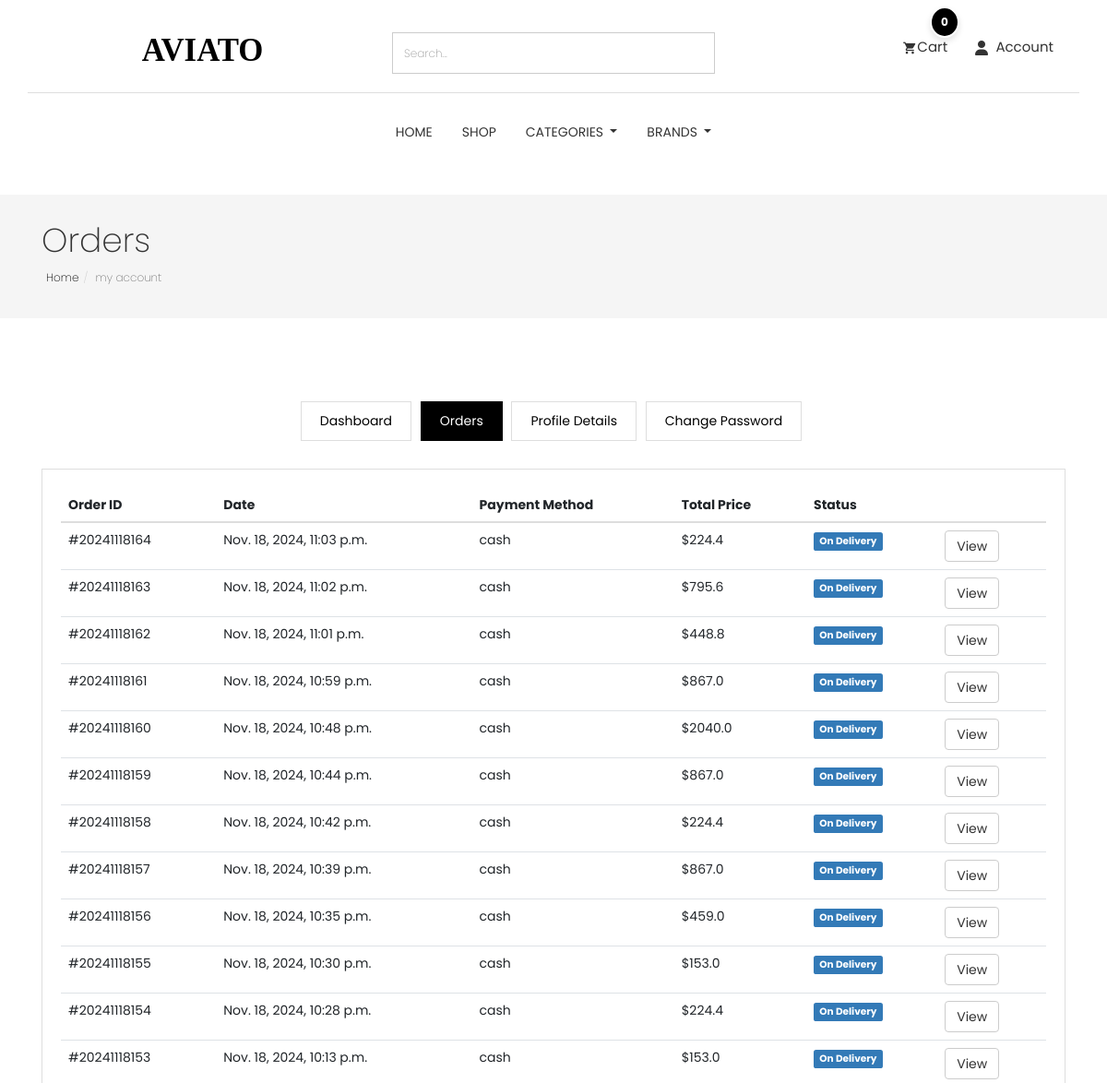
Page /accounts/orders/ (signed in, upper part) on the earlier database version.
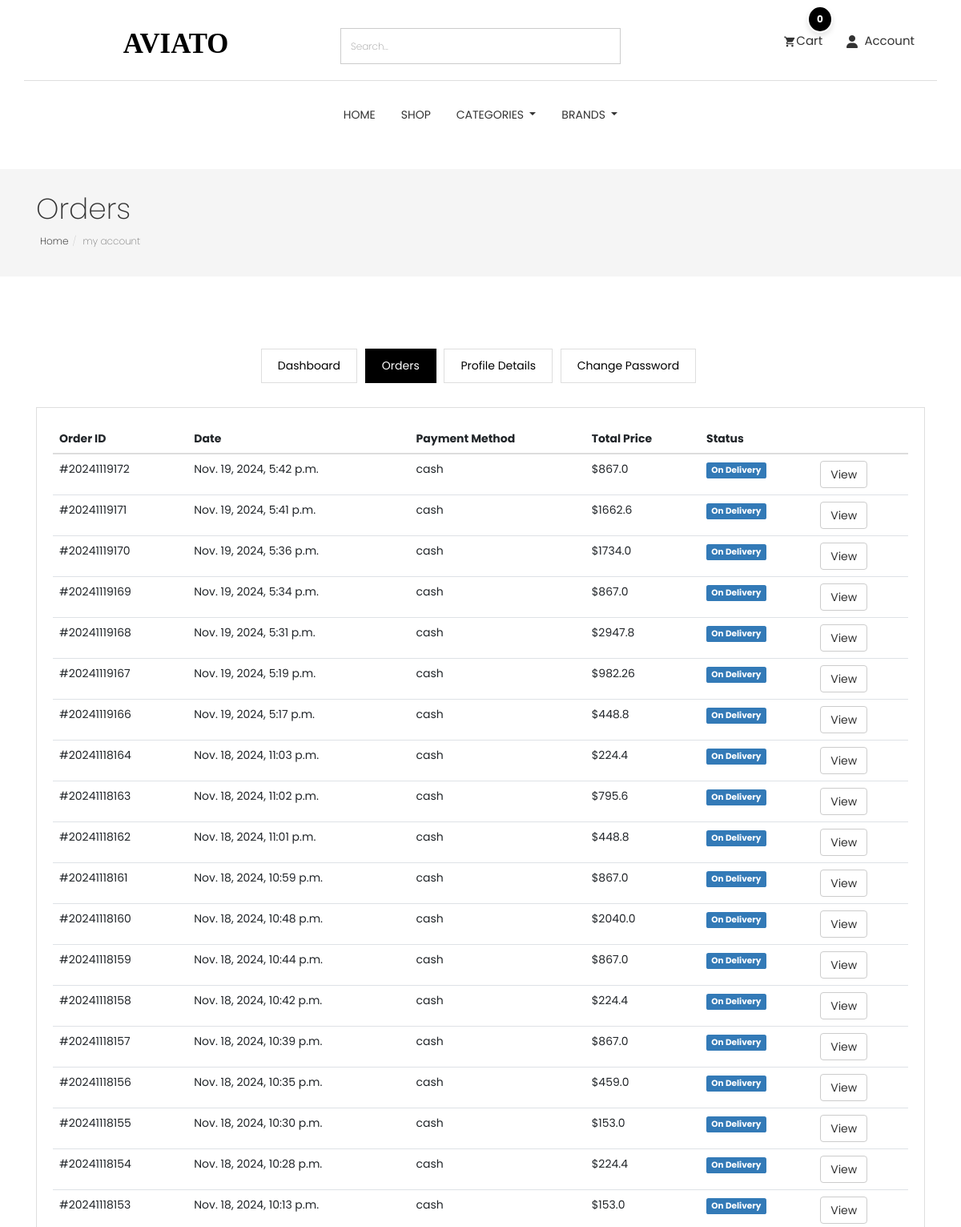
Same page on the later database version.
### order/models.py (models this page shows, shortened)
class Order(models.Model):
    STATUS = (
        ('New', 'New'),
        ('On Delivery', 'On Delivery'),  # Add On Delivery status here
        ('Completed', 'Completed'),
        ('Cancelled', 'Cancelled'),
    )
    user = models.ForeignKey(User, verbose_name=_("user order"),on_delete=models.SET_NULL , null=True)
    payment = models.ForeignKey(Payment,  verbose_name=_("payment order"),on_delete=models.SET_NULL ,blank=True , null=True)
    order_number = models.CharField(_("order_number"),max_length=50)
    first_name = models.CharField(_("first_name"),max_length=50)
    last_name = models.CharField(_("last_name"),max_length=50)
    phone = models.CharField(_("phone"),max_length=50)
    zip_code = models.CharField(_("zip_code"),max_length=50,blank=True)
    email = models.EmailField(_("email"), max_length=254)
    address_line_1 = models.CharField(_("address_line_1"), max_length=50)
    address_line_2 = models.CharField(_("address_line_2"), max_length=50 , blank=True)
    country = models.CharField(_("country"), max_length=50 )
    state = models.CharField(_("state"), max_length=50 )
    payment_method = models.CharField(_("payment_method"), max_length=50 )
    city = models.CharField(_("city"), max_length=50 )
    order_note = models.CharField(_("order_note"), max_length=1000 , blank=True)
    order_total = models.FloatField(_("order_total"),)
    tax = models.FloatField(_("tax"),)
    status = models.CharField(_("status"),choices=STATUS,default='New' , max_length=15)
    ip = models.CharField(_("ip"),max_length=50  ,blank=True)
    is_orderd = models.BooleanField(_("is_orderd"),default=False)
    created_at = models.DateTimeField(_("created_at"), default=timezone.now)
    updated_at = models.DateTimeField(_("updated_at"),default=timezone.now)
    class Meta:
        verbose_name = _("Orders")
        verbose_name_plural = _("Orders")

### accounts/views.py (the view)
# urls.py: path('orders/' , views.orders , name="orders" ),
@login_required(login_url='login')
def orders(request):
    orders = Order.objects.filter(user=request.user,is_orderd=True).order_by('-created_at')
    context = {
        'orders':orders,
    }
    return render(request , 'profile/orders.html' , context)

### category/category_context.py (called while the page is built)
def nav_links(request):
    categories_nav = Category.objects.all()
    subcategories_nav = Subcategory.objects.all()
    brands_nav = Brand.objects.all()
    context = {
        'categories_nav':categories_nav,
        'brands_nav':brands_nav,
        'subcategories_nav':subcategories_nav,
    }
    return context

### category/models.py (called while the page is built)
    def get_url(self):
        return reverse('products_by_subcategory',args=[self.id])

### store/models.py (called while the page is built)
    def get_url(self):
        return reverse('products_by_brand',args=[self.id])

    def __str__(self):
        return self.name

### accounts/templates/profile/orders.html (shortened to what this page needs)
{% extends "base.html" %}
{% load static %}
{% block body %}
<section class="page-header">
	<div class="container">
		<div class="row">
			<div class="col-md-12">
				<div class="content">
					<h1 class="page-name">Orders</h1>
					<ol class="breadcrumb">
						<li><a href="/">Home</a></li>
						<li class="active">my account</li>
					</ol>
				</div>
			</div>
		</div>
	</div>
</section>
<section class="user-dashboard page-wrapper">
	<div class="container">
		<div class="row">
			<div class="col-md-12">
				<ul class="list-inline dashboard-menu text-center">
					<li><a  href="{% url 'dashboard' %}">Dashboard</a></li>
					<li><a class="active" href="{% url 'orders'%}">Orders</a></li>
					<li><a href="{% url 'profile' %}">Profile Details</a></li>
                    <li><a href="{% url 'change_password' %}">Change Password</a></li>
				</ul>
				<div class="dashboard-wrapper user-dashboard">
					<div class="table-responsive">
						<table class="table">
							<thead>
								<tr>
									<th>Order ID</th>
									<th>Date</th>
									<th>Payment Method</th>
									<th>Total Price</th>
									<th>Status</th>
									<th></th>
								</tr>
							</thead>
							<tbody>
                                {% for order in orders %}
								<tr>
									<td>#{{order.order_number}}</td>
									<td>{{order.created_at}}</td>
									<td>{{order.payment_method}}</td>
									<td>${{order.order_total}}</td>
                                    {% if order.status == "On Delivery" %}
									<td><span class="label label-primary">{{order.status}}</span></td>
                                    {% elif order.status == "Completed" %}
                                    <td><span class="label label-success">{{order.status}}</span></td>
                                    {% elif order.status == "Cancelled" %}
                                    <td><span class="label label-danger">{{order.status}}</span></td>
                                    {% elif order.status == "New" %}
                                    <td><span class="label label-info">{{order.status}}</span></td>
                                    {% endif %}
									<td><a href="{% url 'order_detail' order.order_number %}" class="btn btn-default">View</a></td>
								</tr>
								{% endfor %}
							</tbody>
						</table>
					</div>
				</div>
			</div>
		</div>
	</div>
</section>
{% endblock %}

Differences in the rows shown:
added Order: order_number "20241119172", created_at "Nov. 19, 2024, 5:42 p.m.", payment_method "cash", order_total "867.0", status "On Delivery"
added Order: order_number "20241119171", created_at "Nov. 19, 2024, 5:41 p.m.", payment_method "cash", order_total "1662.6", status "On Delivery"
added Order: order_number "20241119170", created_at "Nov. 19, 2024, 5:36 p.m.", payment_method "cash", order_total "1734.0", status "On Delivery"
added Order: order_number "20241119169", created_at "Nov. 19, 2024, 5:34 p.m.", payment_method "cash", order_total "867.0", status "On Delivery"
added Order: order_number "20241119168", created_at "Nov. 19, 2024, 5:31 p.m.", payment_method "cash", order_total "2947.8", status "On Delivery"
added Order: order_number "20241119167", created_at "Nov. 19, 2024, 5:19 p.m.", payment_method "cash", order_total "982.26", status "On Delivery"
added Order: order_number "20241119166", created_at "Nov. 19, 2024, 5:17 p.m.", payment_method "cash", order_total "448.8", status "On Delivery"
